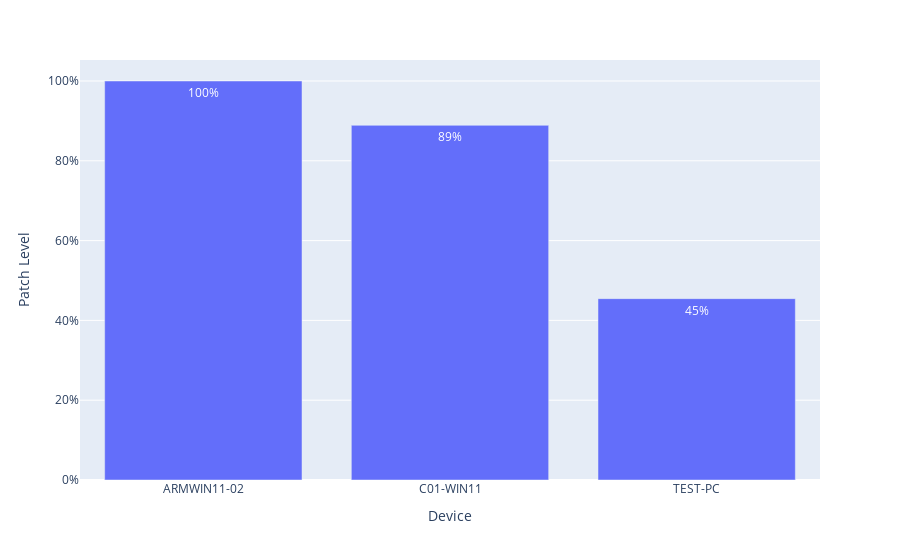

The notebook cell this image was saved under:
### Code cell
# Calculate the patch level
patch_counts = df.groupby(['ComputerName', 'IsPresent']).size().unstack(fill_value=0)
patch_counts['patch_level'] = patch_counts[True] / (patch_counts[True] + patch_counts[False])

# Create the bar plot using Plotly
fig = px.bar(patch_counts.reset_index(), x='ComputerName', y='patch_level', text='patch_level', labels={'ComputerName': 'Device', 'patch_level': 'Patch Level'})

# Update the plot layout
fig.update_traces(texttemplate='%{text:.0%}', textposition='inside')
fig.update_layout(uniformtext_minsize=8, uniformtext_mode='hide')
fig.update_yaxes(tickformat='.0%')

# Show the plot
fig.show()

### Figure 1 — Plotly figure (JSON) as saved in the notebook; plotly's stock layout.template omitted (floating-point values rounded to 4 significant figures)
{"data": [{"alignmentgroup": "True", "hovertemplate": "Device=%{x}<br>Patch Level=%{text}<extra></extra>", "legendgroup": "", "marker": {"color": "#636efa", "pattern": {"shape": ""}}, "name": "", "offsetgroup": "", "orientation": "v", "showlegend": false, "text": [1, 0.8889, 0.4545], "textposition": "inside", "texttemplate": "%{text:.0%}", "type": "bar", "x": ["ARMWIN11-02", "C01-WIN11", "TEST-PC"], "xaxis": "x", "y": [1, 0.8889, 0.4545], "yaxis": "y"}], "layout": {"barmode": "relative", "legend": {"tracegroupgap": 0}, "margin": {"t": 60}, "uniformtext": {"minsize": 8, "mode": "hide"}, "xaxis": {"anchor": "y", "domain": [0, 1], "title": {"text": "Device"}}, "yaxis": {"anchor": "x", "domain": [0, 1], "tickformat": ".0%", "title": {"text": "Patch Level"}}}}
